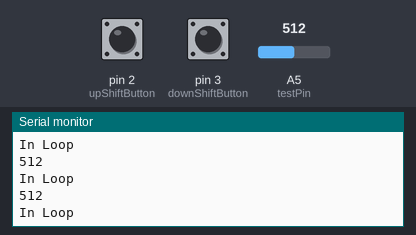
Recording of a sketch running on a simulated Arduino Uno, built with avr-gcc and run on an emulated ATmega328P. Parts: the last lines printed to the serial monitor. The inputs (shaded band) are chosen by the test bench; at power-on: pin 2 (upShiftButton) HIGH, pin 3 (downShiftButton) HIGH, A5 (testPin) = 512.

Above: at 1.2 s.
1.3 s: pin 2 (upShiftButton) pulled LOW for 0.15 s
At 1.31 s:
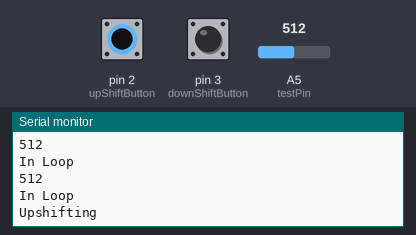
2.9 s: pin 3 (downShiftButton) pulled LOW for 0.15 s
4.5 s: A5 (testPin) set to 716
At 4.52 s:
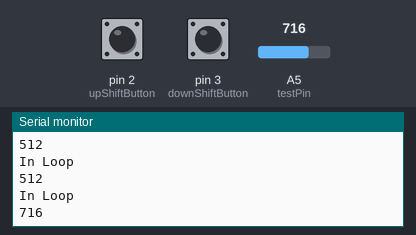
6.0 s: A5 (testPin) set to 900
At 6.03 s:
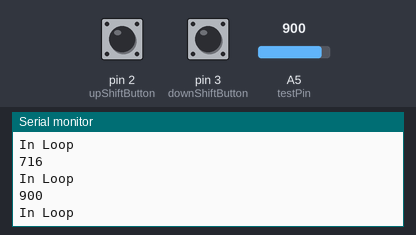
Timing chart, 0 to 8.5 s (numbered marks = the images above; inputs shaded):
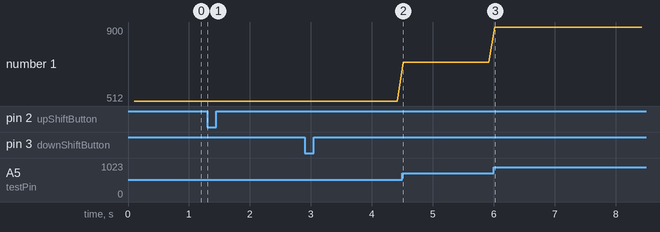

Measured:
- after the input at 1.3 s, the serial monitor: prints a new line at once (image 1)
- after the input at 4.5 s, the serial monitor: prints a new line at once (image 2)
- after the input at 6.0 s, the serial monitor: prints a new line at once (image 3)
- plotted number 1: 512 → 716 after the input at 4.5 s, 716 → 900 after the input at 6.0 s

The sketch:

shifting_interrupt_debounce.ino
```cpp
// Interrupt Pins
const int upShiftButton = 2;
const int downShiftButton = 3;

const int upShiftSolenoid = 1;
const int downShiftSolenoid = 11;
const int shiftCut = 13;
int upShiftDelay = 200;
int downShiftDelay = 200;
int voltage=0;
int testPin = A5;

void setup() {
  pinMode(upShiftButton,INPUT);
  pinMode(downShiftButton,INPUT);
//  pinMode(upShiftSolenoid,OUTPUT);
//  pinMode(downShiftSolenoid,OUTPUT);
//  pinMode(shiftCut, OUTPUT);
//  digitalWrite(shiftCut, LOW);
  attachInterrupt(digitalPinToInterrupt(2), doUpShift, FALLING);
  attachInterrupt(digitalPinToInterrupt(3), doDownShift, FALLING);
  Serial.begin(9600);
}

void loop() {
//  if(digitalRead(upShiftButton) == LOW){
//    doUpShift();
//  }
//  if(digitalRead(downShiftButton) == LOW){
//    doDownShift();
//  }
Serial.println("In Loop");
delay(100);

voltage = analogRead(testPin);
Serial.println(voltage);
}

void doUpShift(){
  Serial.println("Upshifting");
  delay(100);
//  digitalWrite(shiftCut, HIGH);
//  digitalWrite(upShiftSolenoid, HIGH);
//  delay(upShiftDelay);
//  digitalWrite(upShiftSolenoid, LOW);
//  digitalWrite(shiftCut, LOW);
}

void doDownShift(){
  Serial.println("Downshifting");
  delay(1000);
//  digitalWrite(shiftCut, HIGH);
//  digitalWrite(downShiftSolenoid, HIGH);
//  delay(downShiftDelay);
//
//  digitalWrite(downShiftSolenoid, LOW);
//  digitalWrite(shiftCut, LOW);
}
```
